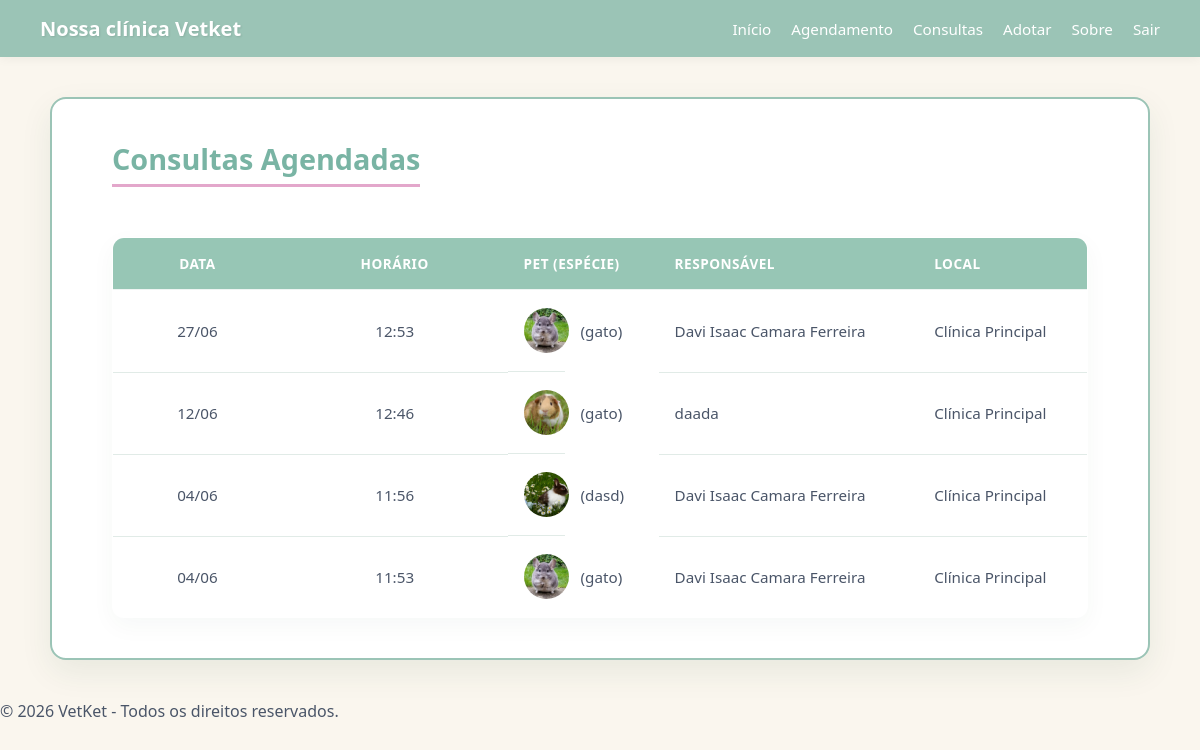
The app's page /s.apt5/s.a/listar.php with its own data.
### tables this page shows
CREATE TABLE `consulta` (
  `id_agendamento` int(11) NOT NULL AUTO_INCREMENT,
  `id_pet` int(11) NOT NULL,
  `id_vet` int(11) NOT NULL,
  `id_usuario` int(11) NOT NULL,
  `local` text NOT NULL,
  `data` date NOT NULL,
  `hora` time NOT NULL,
  `descricao` varchar(100) DEFAULT NULL,
  PRIMARY KEY (`id_agendamento`),
  KEY `id_pet` (`id_pet`),
  KEY `id_usuario` (`id_usuario`),
  KEY `fk_consulta_veterinario` (`id_vet`),
  CONSTRAINT `consulta_ibfk_1` FOREIGN KEY (`id_pet`) REFERENCES `pet` (`id_pet`) ON DELETE CASCADE,
  CONSTRAINT `consulta_ibfk_2` FOREIGN KEY (`id_usuario`) REFERENCES `usuario` (`id_usuario`) ON DELETE CASCADE,
  CONSTRAINT `fk_consulta_veterinario` FOREIGN KEY (`id_vet`) REFERENCES `veterinario` (`id_vet`) ON DELETE CASCADE ON UPDATE CASCADE
);

CREATE TABLE `pet` (
  `id_pet` int(11) NOT NULL AUTO_INCREMENT,
  `id_usuario` int(11) NOT NULL,
  `especie` varchar(100) NOT NULL,
  `foto_pet` varchar(200) NOT NULL,
  PRIMARY KEY (`id_pet`),
  KEY `id_usuario` (`id_usuario`),
  CONSTRAINT `pet_ibfk_1` FOREIGN KEY (`id_usuario`) REFERENCES `usuario` (`id_usuario`) ON DELETE CASCADE
);

CREATE TABLE `usuario` (
  `id_usuario` int(11) NOT NULL AUTO_INCREMENT,
  `nome` varchar(100) NOT NULL,
  `email` varchar(100) NOT NULL,
  `senha` varchar(255) NOT NULL,
  `permissao_funcao` varchar(15) NOT NULL,
  PRIMARY KEY (`id_usuario`)
);

### s.apt5/s.a/listar.php (the view, shortened to what this page needs)
<?php
require "conexao.php";
$tem_coluna_foto = true;
    try {
        $sql = "SELECT c.data, c.hora, c.local, c.descricao, p.especie, p.foto_pet, u.nome AS responsavel_nome, v.nome AS veterinario_nome
                FROM consulta c
                LEFT JOIN pet p ON c.id_pet = p.id_pet
                LEFT JOIN usuario u ON c.id_usuario = u.id_usuario
                LEFT JOIN veterinario v ON c.id_vet = v.id_vet
                ORDER BY c.data DESC, c.hora DESC";
        $stmt = $pdo->query($sql);
        $consultas = $stmt->fetchAll(PDO::FETCH_ASSOC);
    } catch (PDOException $e) {
        $tem_coluna_foto = false;
        $sql = "SELECT c.data, c.hora, c.local, c.descricao, p.especie, u.nome AS responsavel_nome, v.nome AS veterinario_nome
                FROM consulta c
                LEFT JOIN pet p ON c.id_pet = p.id_pet
                LEFT JOIN usuario u ON c.id_usuario = u.id_usuario
                LEFT JOIN veterinario v ON c.id_vet = v.id_vet
                ORDER BY c.data DESC, c.hora DESC";
        $stmt = $pdo->query($sql);
        $consultas = $stmt->fetchAll(PDO::FETCH_ASSOC);
    }
?>
<!DOCTYPE html>
<html lang="pt-br">
<head>
    <link rel="stylesheet" href="css/stylecopy.css">
</head>
<body>
    <header>
        <nav class="navbar">
            <div class="logo">Nossa clínica Vetket</div>
            <ul class="menu">
                <li><a href="base.html">Início</a></li>
                <li><a href="agendamento.php">Agendamento</a></li>
                <li><a href="listar.php">Consultas</a></li>
                <li><a href="adocao.php">Adotar</a></li>
                <li><a href="sobre.html">Sobre</a></li>
                <li><a href="login.php">Sair</a></li>
            </ul>
        </nav>
    </header>
    <main class="container">
        <section style="width: 100%; box-sizing: border-box; padding: 0 20px;">
            <h2 style="text-align: center; margin-bottom: 30px; color: #5cb3a0;">Consultas Agendadas</h2>
            <table class="data-table">
                <thead>
                    <tr>
                        <th class="col-data">Data</th>
                        <th class="col-horario">Horário</th>
                        <th class="col-pet">Pet (Espécie)</th>
                        <th class="col-responsavel">Responsável</th>
                        <th class="col-local">Local</th>
                    </tr>
                </thead>
                <tbody>
                    <?php foreach ($consultas as $con) {
                        $especie_texto = $con['especie'];
                        $foto_nome = $tem_coluna_foto ? $con['foto_pet'] : null;
                        $caminho_final = null;
                        if (!empty($foto_nome)) {
                            if (file_exists("uploads/" . $foto_nome)) {
                                $caminho_final = "uploads/" . $foto_nome;
                            } elseif (file_exists("img/" . $foto_nome)) {
                                $caminho_final = "img/" . $foto_nome;
                            }
                        }
                    ?>
                                                <tr>
                            <td class="col-data"><?php echo date('d/m', strtotime($con['data'])); ?></td>
                            <td class="col-horario"><?php echo date('H:i', strtotime($con['hora'])); ?></td>
                            <td class="col-pet">
                                <div class="pet-mini-container">
                                    <?php if ($caminho_final !== null) { ?>
                                        <img src="<?php echo $caminho_final; ?>" class="pet-foto-renderizada" alt="Foto do Pet">
                                    <?php } else { ?>
                                        <span class="pet-foto-placeholder">🐾</span>
                                    <?php } ?>
                                    <span><?php echo "(" . $especie_texto . ")"; ?></span>
                                </div>
                            </td>
                            <td class="col-responsavel"><?php echo $con['responsavel_nome']; ?></td>
                            <td class="col-local"><?php echo $con['local']; ?></td>
                        </tr>
                    <?php } ?>
                </tbody>
            </table>
        </section>
    </main>
    <footer>
        <p>&copy; 2026 VetKet - Todos os direitos reservados.</p>
    </footer>
</body>
</html>

### records on screen
consulta: data "27/06", hora "12:53", id_pet.foto_pet (picture), id_pet.especie "gato", id_usuario.nome "Davi Isaac Camara Ferreira", local "Clínica Principal"
consulta: data "12/06", hora "12:46", id_pet.foto_pet (picture), id_pet.especie "gato", id_usuario.nome "daada", local "Clínica Principal"
consulta: data "04/06", hora "11:56", id_pet.foto_pet (picture), id_pet.especie "dasd", id_usuario.nome "Davi Isaac Camara Ferreira", local "Clínica Principal"
consulta: data "04/06", hora "11:53", id_pet.foto_pet (picture), id_pet.especie "gato", id_usuario.nome "Davi Isaac Camara Ferreira", local "Clínica Principal"
